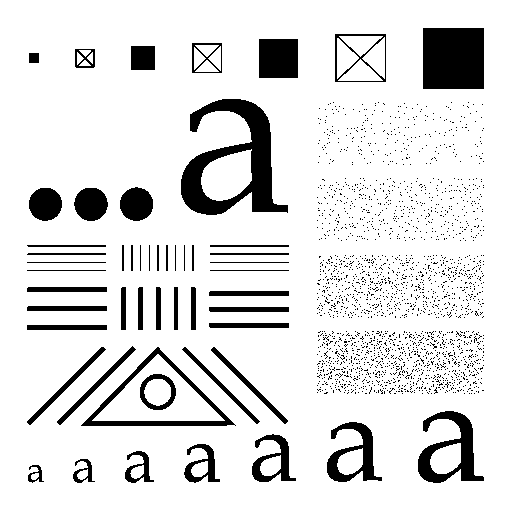
%> input picture Assignment 6/testpattern512-binary.tif, 512 x 512 px
$ octave P_9_7_d.m   (GNU Octave 9; MATLAB toolbox functions it lacks are replaced by stand-ins)
%> lines starting %> are read from the running program, lines starting %| are printed output that depends on the picture; in (x1, y1, x2, y2) boxes, pixels count from 0 and x2, y2 are one past the last pixel; in counts of white or black regions, pixels touching at a corner belong together; the program's own positions count from 1
### Assignment 6/morphoHitmiss4e.m
function H=morphoHitmiss4e(I,B,padval,mode)
[m,n]=size(B);  %Size of structuring element
p1=m;   p2=n;   %For padding
Ip=padarray(I,[p1,p2],padval,'both'); %Padding binary image

%Taking complement of Image and Structuring element
Ic=imcomplement(Ip);    Bc=imcomplement(B);
H1=imerode(Ip,B) & imerode(Ic,Bc);

%To take care of the initial padding as per the mode given
if mode=='full'
    H=H1;
end
if mode=='same'
    H=H1(p1+1:end-p1,p2+1:end-p2);
end

### Assignment 6/morphoGeoDilate4e.m
function DG = morphoGeoDilate4e(F,G,B,n)
%Marker -- F -- Contains the start point for reconstruction
%Mask -- G --Constrains (conditions) the reconstruction
%Structuring element -- B

D=imdilate(F,B);
DG=D & G;

for i=2:n
  D=imdilate(DG,B);
  DG=D & G;
end

### Assignment 6/P_9_7_d.m
clc;
clear all;
I=imread("testpattern512-binary.tif");
%> I: size 512x512 logical; 87.7% white; 2194 black regions (2142 under 20 px), largest, box (x1, y1, x2, y2) and area: (181, 99, 288, 215) 5056, (423, 28, 484, 89) 3721, (418, 411, 484, 483) 1935
[y1,y2]=size(I);
%> y1 = 512; y2 = 512
subplot(2,2,1); imshow(I);  title("Original Image")

G=zeros(10,10);     %SE for finding the top left square
F=morphoHitmiss4e(I,G,1,'same');
%> in morphoHitmiss4e, `Ip=padarray(I,[p1,p2],padval,'both');`:
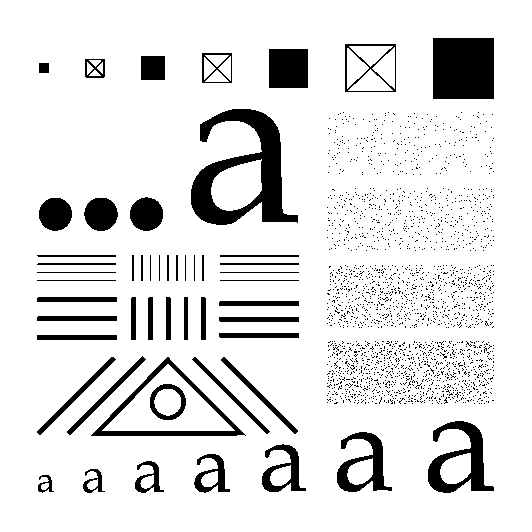
%> Ip: size 532x532 logical; 88.6% white; 2194 black regions (2142 under 20 px), largest, box (x1, y1, x2, y2) and area: (191, 109, 298, 225) 5056, (433, 38, 494, 99) 3721, (428, 421, 494, 493) 1935
%> in morphoHitmiss4e, `H1=imerode(Ip,B) & imerode(Ic,Bc);`: H1: size 532x532 logical; every value is 0
%> in morphoHitmiss4e, `H=H1(p1+1:end-p1,p2+1:end-p2);`: H: size 512x512 logical; every value is 0

%SE for removing the other hits
G2 = zeros(50,50);  G2(25,25)=1;
[z1,z2]=size(G2);
F2=morphoHitmiss4e(F,G2,1,'same');  %Marker for Geodesic Dilation
%> call 2 of morphoHitmiss4e, with padval = 1, mode = 'same'
%> in morphoHitmiss4e (call 2), `Ip=padarray(I,[p1,p2],padval,'both');`:
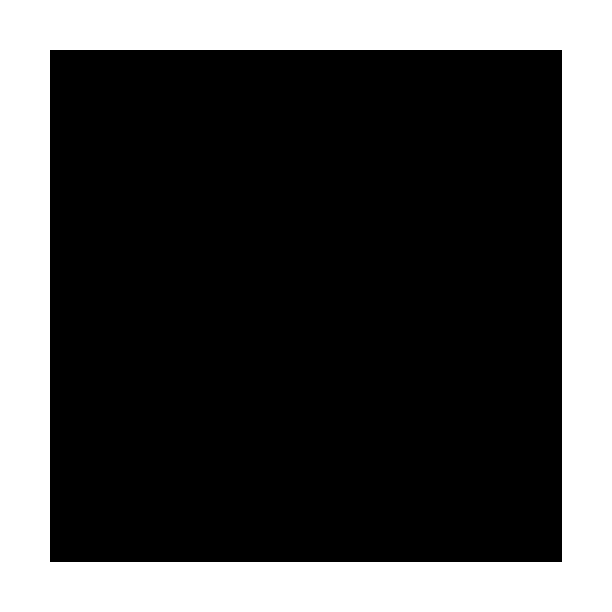
%> Ip: size 612x612 logical; 30% white; 1 white region, box (x1, y1, x2, y2) and area: (0, 0, 612, 612) 112400
%> in morphoHitmiss4e (call 2), `H1=imerode(Ip,B) & imerode(Ic,Bc);`: H1: size 612x612 logical; every value is 0

subplot(2,2,2); imshow(F2)
title("Output of Hit and Miss Transform F2 to get the desired square")

B=ones(3,3);
padval=1;
%Padding Mask for geodesic dilation
Gp=padarray(G2,[y1-z1,0],padval,'post');
Gp=padarray(Gp,[0,y2-z2],padval,'post');

n=5;
DG1=morphoGeoDilate4e(F2,Gp,B,n);
subplot(2,2,3); imshow(DG1)
title("Geodesic Dilation of marker F2 with respect to mask Gp")

subplot(2,2,4)
imshow(imcomplement(DG1))
title("Required Result")
